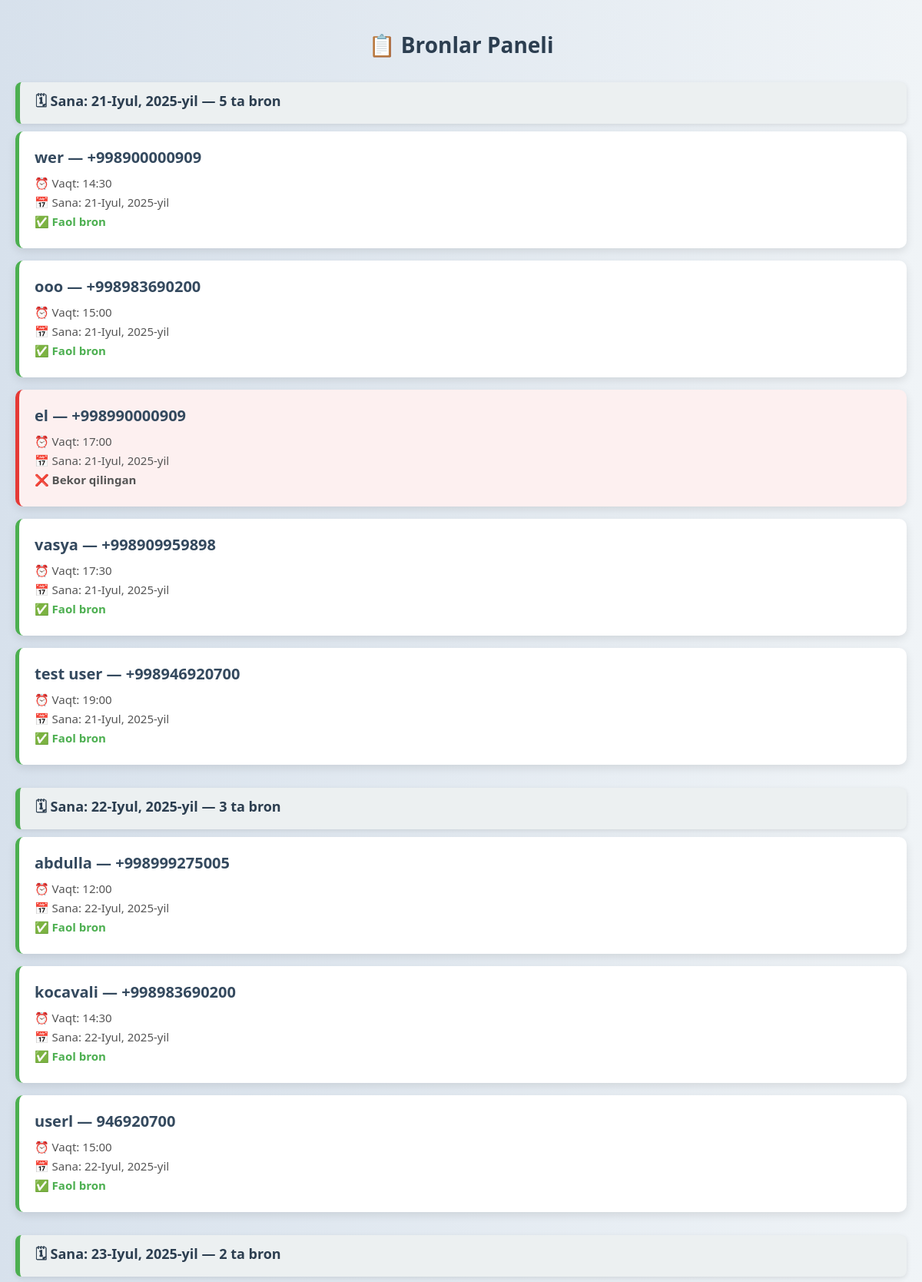
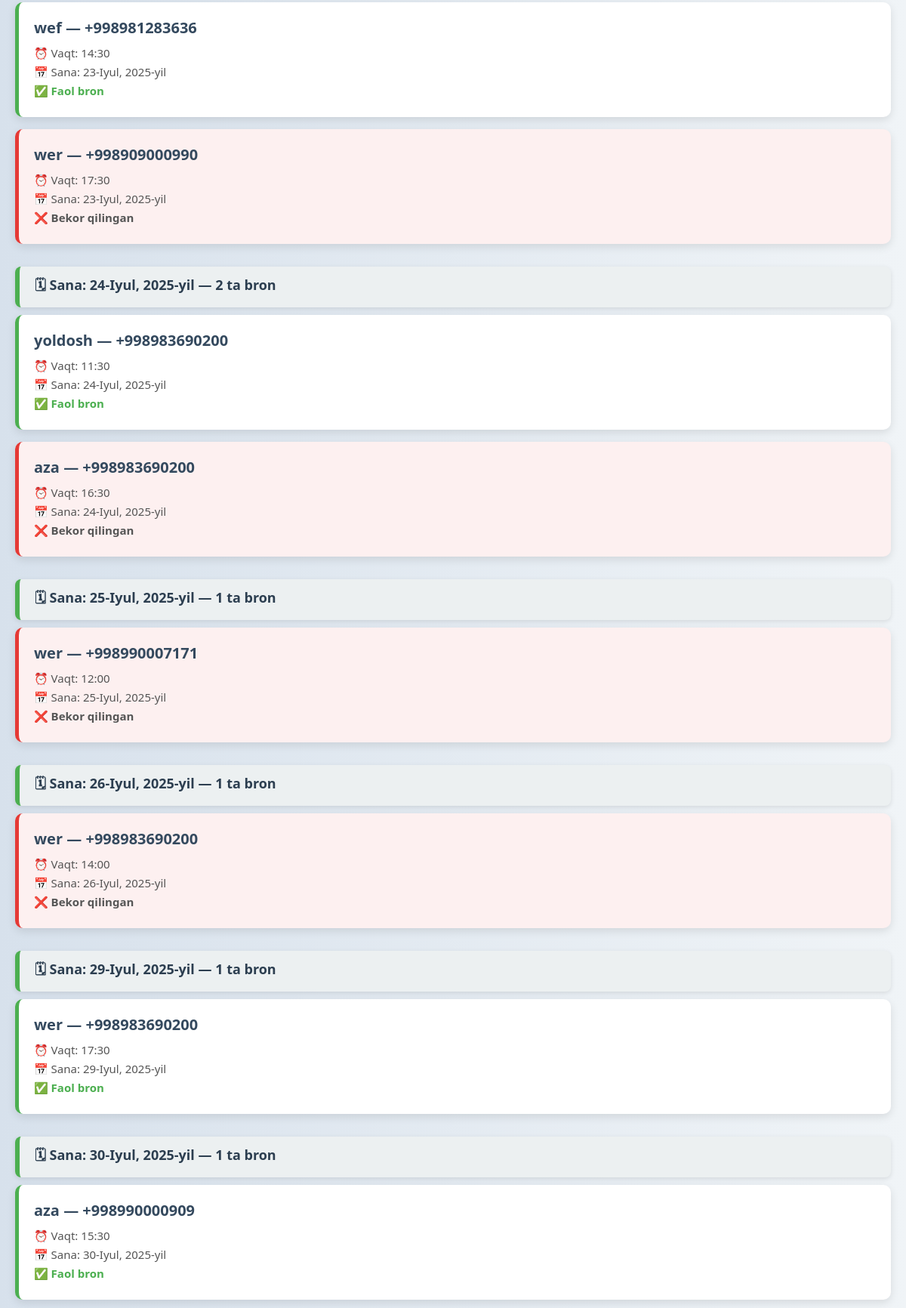
/booking/panel/ (upper part), run on the app's committed database (2 pictures, top to bottom).
### booking/models.py (models this page shows, shortened)
class Booking(models.Model):
    name = models.CharField(max_length=100)
    phone = models.CharField(max_length=20)
    date = models.DateField()
    people = models.PositiveIntegerField(default=1)
    time = models.TimeField()
    created_at = models.DateTimeField(auto_now_add=True)
    is_cancelled = models.BooleanField(default=False)
    cancel_reason = models.TextField(blank=True, null=True)
    chat_id = models.CharField(max_length=50, null=True, blank=True)  # ✅ Telegram uchun

### booking/views.py (the view)
# urls.py: path('panel/', views.panel_view, name='panel'),
def panel_view(request):
    bookings = Booking.objects.all().order_by('date', 'time')  # ✅ ketma-ketlik
    bookings_by_date = Booking.objects.values('date').annotate(count=Count('id')).order_by('date')
    return render(request, 'panel.html', {'bookings': bookings, 'bookings_by_date': bookings_by_date})

### templates/panel.html (shortened to what this page needs)
<!DOCTYPE html>
<html lang="uz">
<head>
</head>
<body>
    <h1>📋 Bronlar Paneli</h1>
{% for group in bookings_by_date %}
    <div class="date-count">
        🗓 Sana: {{ group.date }} — {{ group.count }} ta bron
    </div>
    {% for booking in bookings %}
        {% if booking.date == group.date %}
            <div class="booking {% if booking.is_cancelled %}cancelled{% endif %}">
                <h3>{{ booking.name }} — {{ booking.phone }}</h3>
                <p>⏰ Vaqt: {{ booking.time }}</p>
                <p>📅 Sana: {{ booking.date }}</p>
                {% if booking.is_cancelled %}
                    <p class="reason">❌ Bekor qilingan{% if booking.cancel_reason %} — Sabab: {{ booking.cancel_reason }}{% endif %}</p>
                {% else %}
                    <p style="color: var(--primary); font-weight: bold;">✅ Faol bron</p>
                {% endif %}
            </div>
        {% endif %}
    {% endfor %}
{% endfor %}
</body>
</html>

### templates/panel.html (style rules this page uses)
:root { --bg: linear-gradient(to right, #d7e1ec, #f0f4f7); --card-bg: #ffffff; --primary: #4CAF50; --danger: #e53935; --shadow: rgba(0, 0, 0, 0.1); }
body { font-family: 'Segoe UI', sans-serif; background: var(--bg); margin: 0; padding: 20px; }
h1 { text-align: center; color: #2c3e50; font-size: 28px; margin-bottom: 30px; }
.date-count { background: #ecf0f1; padding: 12px 20px; border-left: 6px solid var(--primary); border-radius: 8px; margin: 30px 0 10px; font-weight: 600; font-size: 18px; color: #2c3e50; box-shadow: 0 2px 6px var(--shadow); }
.booking { background: var(--card-bg); padding: 20px; margin-bottom: 16px; border-left: 5px solid var(--primary); border-radius: 10px; box-shadow: 0 4px 12px var(--shadow); transition: all 0.3s ease; }
.booking.cancelled { border-left-color: var(--danger); background: #fdf0f0; }
.booking h3 { margin: 0 0 10px; font-size: 20px; color: #34495e; }
.booking p { margin: 5px 0; color: #555; font-size: 15px; }
.reason { color: var(--danger); font-weight: bold; }

### data on the page
Booking: name "wer", phone "+998900000909", time "14:30", date "21-Iyul, 2025-yil", is_cancelled "✅ Faol bron"
Booking: name "ooo", phone "+998983690200", time "15:00", date "21-Iyul, 2025-yil", is_cancelled "✅ Faol bron"
Booking: name "el", phone "+998990000909", time "17:00", date "21-Iyul, 2025-yil", is_cancelled "❌ Bekor qilingan"
Booking: name "vasya", phone "+998909959898", time "17:30", date "21-Iyul, 2025-yil", is_cancelled "✅ Faol bron"
Booking: name "test user", phone "+998946920700", time "19:00", date "21-Iyul, 2025-yil", is_cancelled "✅ Faol bron"
Booking: name "abdulla", phone "+998999275005", time "12:00", date "22-Iyul, 2025-yil", is_cancelled "✅ Faol bron"
Booking: name "kocavali", phone "+998983690200", time "14:30", date "22-Iyul, 2025-yil", is_cancelled "✅ Faol bron"
Booking: name "userl", phone "946920700", time "15:00", date "22-Iyul, 2025-yil", is_cancelled "✅ Faol bron"
Booking: name "wef", phone "+998981283636", time "14:30", date "23-Iyul, 2025-yil", is_cancelled "✅ Faol bron"
Booking: name "wer", phone "+998909000990", time "17:30", date "23-Iyul, 2025-yil", is_cancelled "❌ Bekor qilingan"
Booking: name "yoldosh", phone "+998983690200", time "11:30", date "24-Iyul, 2025-yil", is_cancelled "✅ Faol bron"
Booking: name "aza", phone "+998983690200", time "16:30", date "24-Iyul, 2025-yil", is_cancelled "❌ Bekor qilingan"
Booking: name "wer", phone "+998990007171", time "12:00", date "25-Iyul, 2025-yil", is_cancelled "❌ Bekor qilingan"
Booking: name "wer", phone "+998983690200", time "14:00", date "26-Iyul, 2025-yil", is_cancelled "❌ Bekor qilingan"
Booking: name "wer", phone "+998983690200", time "17:30", date "29-Iyul, 2025-yil", is_cancelled "✅ Faol bron"
Booking: name "aza", phone "+998990000909", time "15:30", date "30-Iyul, 2025-yil", is_cancelled "✅ Faol bron"

### other printed values
{{ group.date }} "21-Iyul, 2025-yil" "22-Iyul, 2025-yil" "23-Iyul, 2025-yil" "24-Iyul, 2025-yil" "25-Iyul, 2025-yil" "26-Iyul, 2025-yil" "29-Iyul, 2025-yil" "30-Iyul, 2025-yil"
{{ group.count }} "5" "3" "2" "2" "1" "1" "1" "1"
